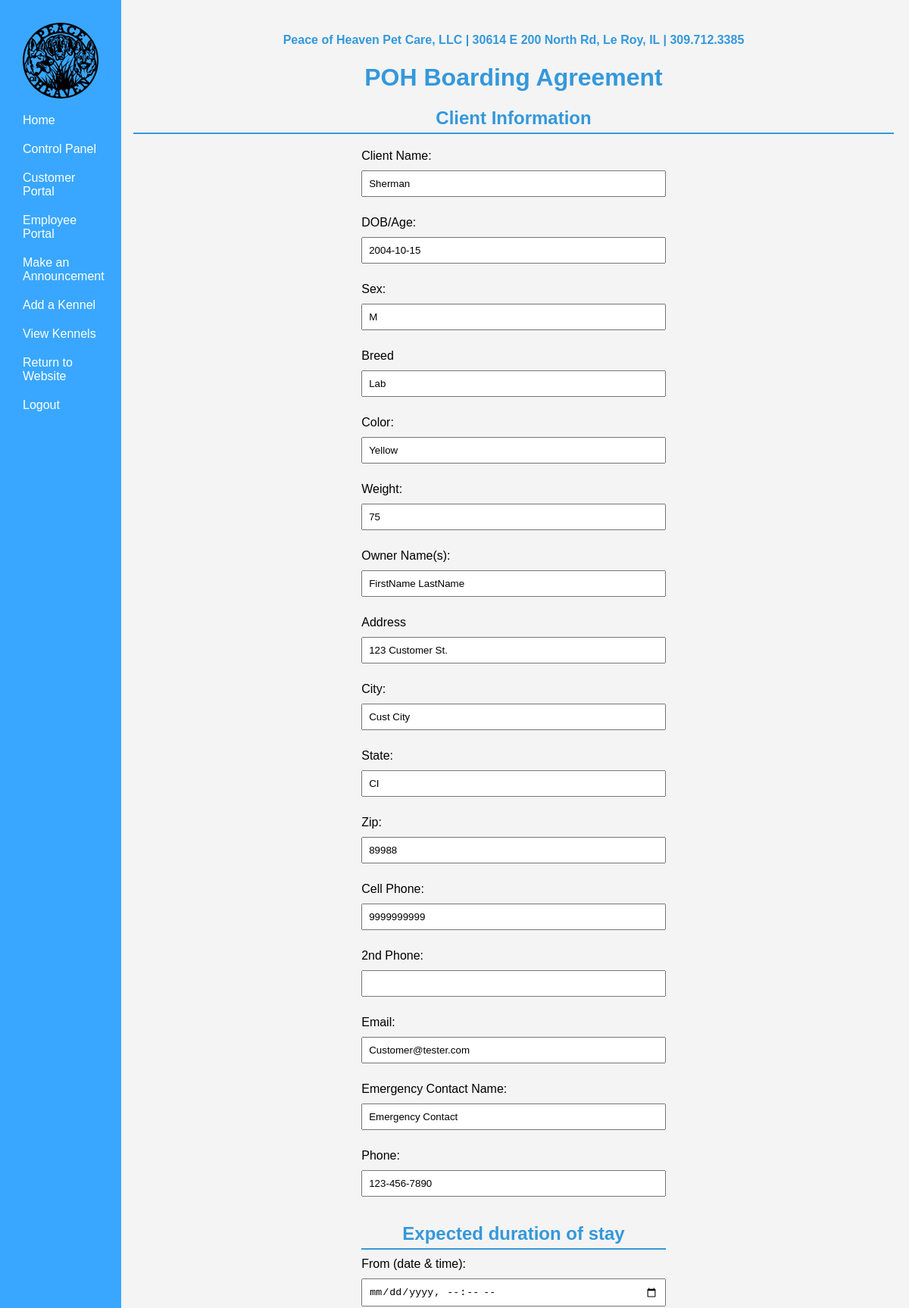
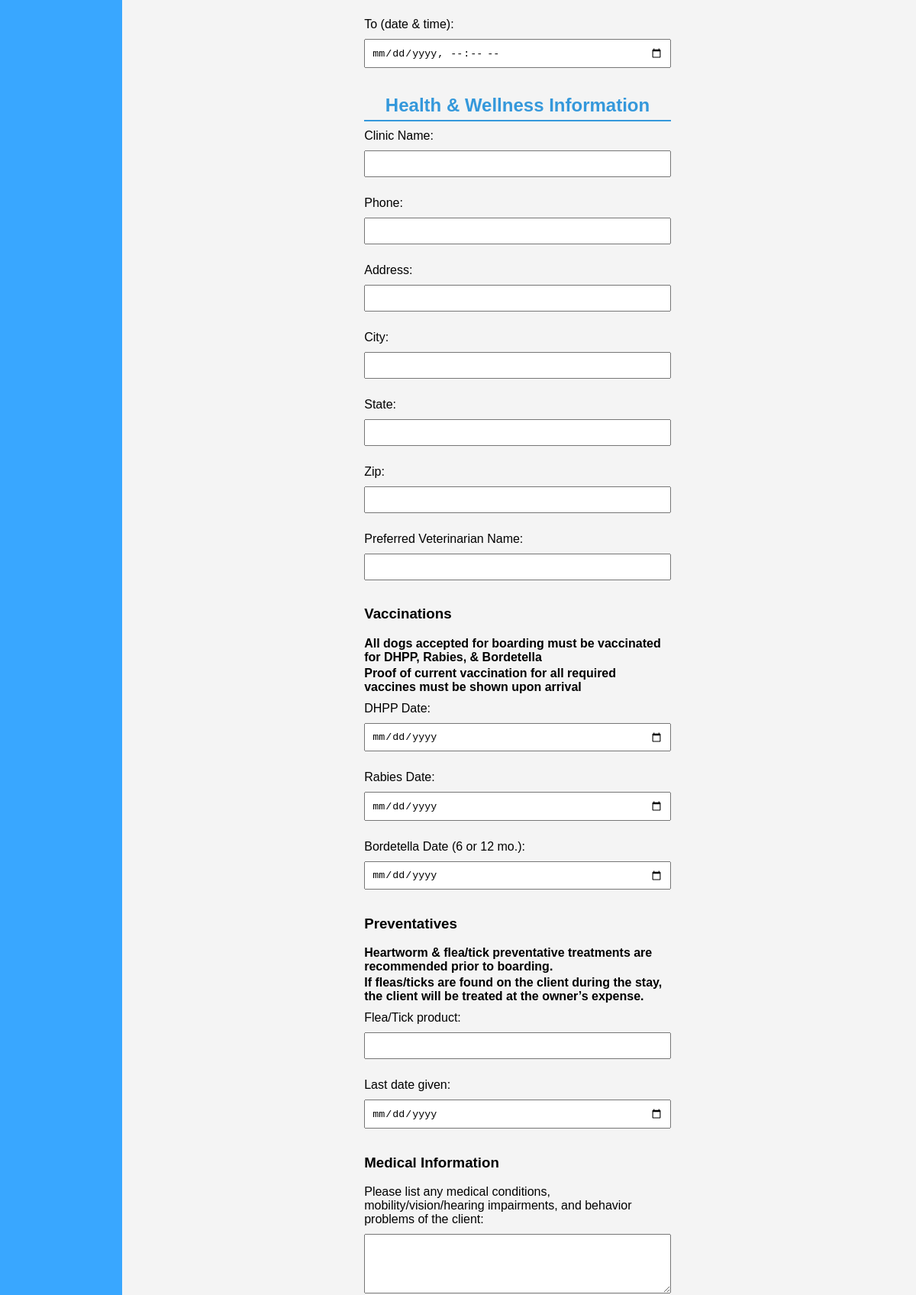
/php/Forms/BoardingAgreement.php?Res_ID=7 (signed in, upper part), run on the app's committed database (2 pictures, top to bottom).
### tables this page shows
CREATE TABLE `dog` (
  `DogID` int(11) NOT NULL,
  `DogName` varchar(30) NOT NULL,
  `Breed` varchar(30) NOT NULL,
  `DogDOB` date NOT NULL,
  `Sex` char(1) NOT NULL,
  `isFixed` tinyint(1) NOT NULL,
  `Weight` int(3) NOT NULL,
  `Color` varchar(16) NOT NULL,
  `HasForms` tinyint(1) NOT NULL DEFAULT 0,
  `DogOtherInfo` varchar(500) NOT NULL,
  `CustID` int(11) NOT NULL
);

CREATE TABLE `customer` (
  `CustID` bigint(20) NOT NULL,
  `CustFirstName` varchar(100) NOT NULL,
  `CustLastName` varchar(100) NOT NULL,
  `CustPhone` varchar(20) NOT NULL,
  `CustAddress` varchar(100) NOT NULL,
  `CustCity` varchar(100) NOT NULL,
  `CustState` varchar(100) NOT NULL,
  `CustZip` varchar(100) NOT NULL,
  `AcctEmail` varchar(100) NOT NULL,
  `User_ID` bigint(20) NOT NULL
);

CREATE TABLE `reservation` (
  `Res_ID` int(11) NOT NULL,
  `ResStartTime` date NOT NULL,
  `ResEndTime` date NOT NULL,
  `EmerContact` varchar(255) NOT NULL,
  `EmerPhone` varchar(12) NOT NULL,
  `isCheckedIn` tinyint(1) NOT NULL,
  `ServiceType` text NOT NULL,
  `isApproved` tinyint(1) NOT NULL,
  `ResDesc` varchar(500) NOT NULL,
  `isFinished` tinyint(1) NOT NULL,
  `CustID` int(11) NOT NULL,
  `DogID` int(11) NOT NULL,
  `KennelID` int(11) NOT NULL
);

### php/UserHandling/classes/Config.php (called while the page is built)
<?php
class Config {
    public static function get($path = null) {
        if($path) {
            $config = $GLOBALS['config'];
            $path = explode('/',$path);
            foreach($path as $bit ) {
                if(isset($config[$bit])) {
                    $config = $config[$bit];
                } else {
                    return false;
                }
            }
            return $config;
        }
        return false;
    }
}

### php/UserHandling/classes/DB.php (called while the page is built, shortened)
<?php
class DB {
    private static $_instance = null;
    private $_pdo,
            $_query,
            $_lastQuery,
            $_error = false,
            $_results,
            $_count = 0;
    private function __construct() {
        try {
            $this->_pdo = new PDO('mysql:host=' . Config::get('mysql/host') . ';dbname=' . Config::get('mysql/db'),Config::get('mysql/username'), Config::get('mysql/password'));
        } catch (PDOException $e) {
            die($e->getMessage());
        }
    }
    public static function getInstance() {
        if(!isset(self::$_instance)) {
            self::$_instance = new DB();
        }
        return self::$_instance;
    }
    public function query($sql, $params = array()) {
        $this->_error = false;
        if($this->_query = $this->_pdo->prepare($sql)) {
            $x=1;
            if(count($params)) {
                foreach($params as $param) {
                    $this->_query->bindValue($x, $param);
                    $x++;
                }
            }
            if($this->_query->execute()) {
                $this->_results = $this->_query->fetchAll(PDO::FETCH_OBJ);
                $this->_count = $this->_query->rowCount();
            } else {
                $this->_error = true;
            }
        }
        return $this;
    }
    public function get($table, $where) {
        return $this->action('SELECT *', $table, $where);
    }
    public function results() {
        return $this->_results;
    }
    public function first() {
        return $this->results()[0];
    }
    private function action ($action, $table, $where = array()) {
        if(count($where) === 3) {
            $operators = array('=','>','<','<=','>=');
            $field      = $where[0];
            $operator   = $where[1];
            $value      = $where[2];
            if (in_array($operator, $operators)) {
                $sql = "{$action} FROM {$table} WHERE {$field} {$operator} ?";
                if(!$this->query($sql,array($value))->error()) {
                    return $this;
                }
            }
        }
        return false;
    }
    public function count() {
        return $this->_count;
    }
    public function error() {
        return $this->_error;
    }
}

### php/UserHandling/classes/User.php (called while the page is built, shortened)
<?php
class User {
    private $_db,
            $_data,
            $_sessionName,
            $_cookieName,
            $_isLoggedIn;
    public function __construct($user = null) {
        $this->_db = DB::getInstance();
        $this->_sessionName = Config::get('session/session_name');
        if(!$user) {
            if(Session::exists($this->_sessionName)) {
                $user = Session::get($this->_sessionName);
                if($this->find($user)) {
                    $this->_isLoggedIn = true;
                } else {
                }
            }
        } else {
            $this->find($user);
        }
    }
    public function find($user = null) {
        if($user) {
            $field = (is_numeric($user)) ? 'id' : 'username';
            $data = $this->_db->get('users', array($field, '=', $user));
            if($data->count() > 0) {
                $this->_data = $data->first();
                return true;
            }
        }
        return false;
    }
    public function data() {
        return $this->_data;
    }
}

### php/UserHandling/classes/Session.php (called while the page is built, shortened)
<?php
class Session {
    public static function exists($name) {
        return (isset($_SESSION[$name])) ? true : false;
    }
    public static function get($name) {
        return $_SESSION[$name];
    }
}

### php/UserHandling/classes/Reservation.php (called while the page is built, shortened)
<?php
class Reservation {
    private $_db,
            $_reservationData;
    public function __construct($service, array $dogs) {
        $this->_db = DB::getInstance();
    }
    public function getReservationData()
    {
        return $this->_reservationData;
    }
    public function getReservationById($reservationId) {
        $fields = 'Res_ID';
        $data = $this->_db->get('reservation', array($fields, '=', $reservationId));
        if($data->count() > 0) {
            $this->_reservationData = $data->first();
            return true;
        }
        return false;
    }
}

### php/UserHandling/classes/Dog.php (called while the page is built, shortened)
<?php
class Dog {
    private $_db,
            $_dogData,
            $_sessionName;
    public function __construct() {
        $this->_db = DB::getInstance();
    }
    public function findDogInfoWithDogID($dog = null){
        if($dog){
            $fields = 'DogID';
            $data = $this->_db->get('dog', array($fields, '=', $dog));
            if($data->count() > 0) {
                $this->_dogData = $data->first();
                return true;
            }
        }else{
            return false;
        }
    }
    public function data(){
        return $this->_dogData;
    }
}

### php/UserHandling/classes/Customer.php (called while the page is built, shortened)
<?php
class Customer {
    private $_db,
            $_customerData,
            $_sessionName;
    public function __construct() {
        $this->_db = DB::getInstance();
    }
    public function getCustomerData() {
        return $this->_customerData;
    }
    public function findCustInfoWithCustID($customer = null){
        if($customer){
            $fields = 'CustID';
            $data = $this->_db->get('customer', array($fields, '=', $customer));
            if($data->count() > 0) {
                $this->_customerData = $data->first();
                return true;
            }
        }else{
            return false;
        }
    }
}

### php/UserHandling/classes/DogHealth.php (called while the page is built, shortened)
<?php
class DogHealth {
    private $_db,
            $_healthData,
            $_sessionName;
    public function getHealthInfo(){
        return $this->_healthData;
    }
}

### php/Forms/BoardingAgreement.php (the view, shortened to what this page needs)
<?php
$user = new User();
    if($user->data()->group == 3) {
        include("../AdminPortal/AdminNavBar.php");
    }
if($user->isLoggedIn()) {
    $customer = new Customer();
    $dog = new Dog();
    $reservation = new Reservation('service', array());
} else {
    Redirect::to('../UserHandling/login.php');
}
$reservationId = $_GET['Res_ID'];
$reservation->getReservationById($reservationId);
$reservationData = $reservation->getReservationData();
$customerId = $reservationData->CustID;
$dogId = $reservationData->DogID;
$customer->findCustInfoWithCustID($customerId);
$dog->findDogInfoWithDogID($dogId);
$customerData = $customer->getCustomerData();
$dogData = $dog->data();
$dogHealth = new DogHealth();
$dogHealth->findHealthInfo($dogId);
$healthData = $dogHealth->getHealthInfo();
?>
<!DOCTYPE html>
<html lang="en">
<head>
    <link rel="stylesheet" href="/PeaceOfHeavenWebPage/css/BoardingAgreement.css">
</head>
<body>
<div class = 'content'>
    <h4>Peace of Heaven Pet Care, LLC | 30614 E 200 North Rd, Le Roy, IL | 309.712.3385</h4>
    <h1>POH Boarding Agreement</h1>
    <h2>Client Information</h2>
    <form id="Agreement">
        <label for="clientName">Client Name:</label>
        <input type="text" id="clientName" name="clientName" placeholder="Full Name"
        required value="<?php echo $dogData->DogName; ?>">
        <label for="dobAge">DOB/Age:</label>
        <input type="text" id="dobAge" name="dobAge" placeholder="Date of Birth / Age" required value="<?php echo $dogData->DogDOB; ?>">
        <label for="sex">Sex:</label>
        <input type="text" name="sex" id="sex" value="<?php echo $dogData->Sex; ?>">
        <label for="breed">Breed </label>
        <input type="text" name="breed" id="breed" value="<?php echo $dogData->Breed; ?>">
        <label for="color">Color:</label>
        <input type="text" id="color" name="color" value="<?php echo $dogData->Color; ?>">
        <label for="weight">Weight:</label>
        <input type="text" id="weight" name="weight" value="<?php echo $dogData->Weight; ?>">
        <label for="ownerNames">Owner Name(s):</label>
        <input type="text" id="ownerNames" name="ownerNames" placeholder="Full Names" required
               value="<?php echo $customerData->CustFirstName . ' ' . $customerData->CustLastName; ?>">
        <label for="address">Address </label>
        <input type="text" name="address" id="address" value="<?php echo $customerData->CustAddress; ?>">
        <label for="city">City:</label>
        <input type="text" id="city" name="city" required value="<?php echo $customerData->CustCity; ?>">
        <label for="state">State:</label>
        <input type="text" id="state" name="state" required value="<?php echo $customerData->CustState; ?>">
        <label for="zip">Zip:</label>
        <input type="text" id="zip" name="zip" required value="<?php echo $customerData->CustZip; ?>">
        <label for="cellPhone">Cell Phone:</label>
        <input type="tel" id="cellPhone" name="cellPhone" required value="<?php echo $customerData->CustPhone; ?>">
        <label for="secondPhone">2nd Phone:</label>
        <input type="tel" id="secondPhone" name="secondPhone">
        <label for="email">Email:</label>
        <input type="email" id="email" name="email" value="<?php echo $customerData->AcctEmail; ?>">
        <label for="emergencyContactName">Emergency Contact Name:</label>
        <input type="text" id="emergencyContactName" name="emergencyContactName" required value="<?php echo $reservationData->EmerContact; ?>">
        <label for="emergencyContactPhone">Phone:</label>
        <input type="tel" id="emergencyContactPhone" name="emergencyContactPhone" required value="<?php echo $reservationData->EmerPhone; ?>" >
        <h2>Expected duration of stay</h2>
        <label for="dropOffDate">From (date & time):</label>
        <input type="datetime-local" id="dropOffDate" name="dropOffDate" required value="<?php echo $reservationData->ResStartTime; ?>">
        <label for="pickUpDate">To (date & time):</label>
        <input type="datetime-local" id="pickUpDate" name="pickUpDate" required value="<?php echo $reservationData->ResEndTime; ?>">
        <h2>Health & Wellness Information</h2>
        <label for="clinicName">Clinic Name:</label>
        <input type="text" id="clinicName" name="clinicName" required value="<?php echo $healthData->ClinicName; ?>">
        <label for="clinicPhone">Phone:</label>
        <input type="tel" id="clinicPhone" name="clinicPhone" required value="<?php echo $healthData->VetPhone; ?>">
        <label for="clinicAddress">Address:</label>
        <input type="text" id="clinicAddress" name="clinicAddress" required value="<?php echo $healthData->VetAddress; ?>">
        <label for="clinicCity">City:</label>
        <input type="text" id="clinicCity" name="clinicCity" required value="<?php echo $healthData->VetCity; ?>">
        <label for="clinicState">State:</label>
        <input type="text" id="clinicState" name="clinicState" required value="<?php echo $healthData->VetState; ?>">
        <label for="clinicZip">Zip:</label>
        <input type="text" id="clinicZip" name="clinicZip" required value="<?php echo $healthData->VetZip; ?>">
        <label for="vetName">Preferred Veterinarian Name:</label>
        <input type="text" id="vetName" name="vetName" value="<?php echo $healthData->VetName; ?>">
        <h3>Vaccinations</h3>
        <p><strong>All dogs accepted for boarding must be vaccinated for DHPP, Rabies, & Bordetella</strong></p>
        <p><strong>Proof of current vaccination for all required vaccines must be shown upon arrival</strong></p>
        <label for="dhppDate">DHPP Date:</label>
        <input type="date" id="dhppDate" name="dhppDate" required>
        <label for="rabiesDate">Rabies Date:</label>
        <input type="date" id="rabiesDate" name="rabiesDate" required>
        <label for="bordetellaDate">Bordetella Date (6 or 12 mo.):</label>
        <input type="date" id="bordetellaDate" name="bordetellaDate" required>
        <h3>Preventatives</h3>
        <p><strong>Heartworm & flea/tick preventative treatments are recommended prior to boarding.</strong></p>
        <p><strong>If fleas/ticks are found on the client during the stay, the client will be treated at the owner’s expense.</strong></p>
        <label for="fleaTickProduct">Flea/Tick product:</label>
        <input type="text" id="fleaTickProduct" name="fleaTickProduct">
        <label for="lastDateGiven">Last date given:</label>
        <input type="date" id="lastDateGiven" name="lastDateGiven">
        <h3>Medical Information</h3>
        <label for="medicalConditions">Please list any medical conditions, mobility/vision/hearing impairments, and behavior problems of the client:</label>
        <textarea id="medicalConditions" name="medicalConditions" rows="4"></textarea>
    </form>
    </div>
</body>
</html>

### css/CredNavBar.css (style rules this page uses)
body { margin: 0; padding: 0; font-family: Arial, sans-serif; }
.content { margin-left: 75%; padding: 20px; }

### css/BoardingAgreement.css (style rules this page uses)
.content { margin-left: 13%; }
body { font-family: 'Arial', sans-serif; background-color: #f4f4f4; margin: 0; padding: 0; }
h1, h2, h4 { color: #3498db; text-align: center; }
h2 { border-bottom: 2px solid #3498db; padding-bottom: 5px; margin-bottom: 10px; }
p { margin: 3px 0; }
form { max-width: 40%; margin: 20px auto; }
label { display: block; margin: 10px 0 5px; }
input[type="text"], input[type="tel"], input[type="email"], input[type="date"], input[type="datetime-local"], textarea { width: 100%; padding: 8px; margin: 5px 0 15px; box-sizing: border-box; }

### data on the page
dog: clientName "Sherman", dobAge "2004-10-15", sex "M", breed "Lab", color "Yellow", weight "75"
customer: ownerNames "FirstName LastName", address "123 Customer St.", city "Cust City", state "CI", zip "89988", cellPhone "9999999999", email "Customer@tester.com"
reservation: emergencyContactName "Emergency Contact", emergencyContactPhone "123-456-7890"
